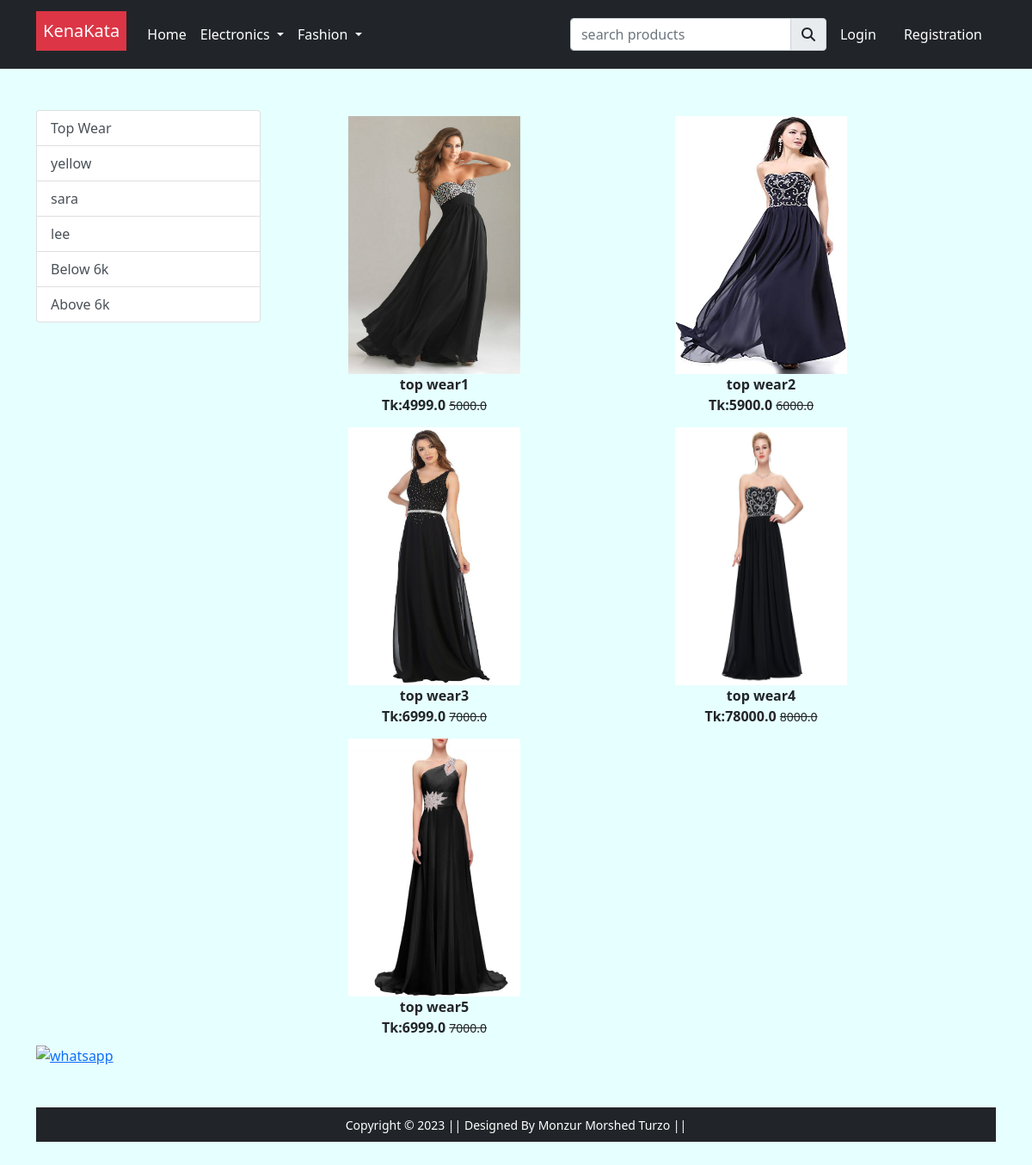
The app's page /topwear, older data.
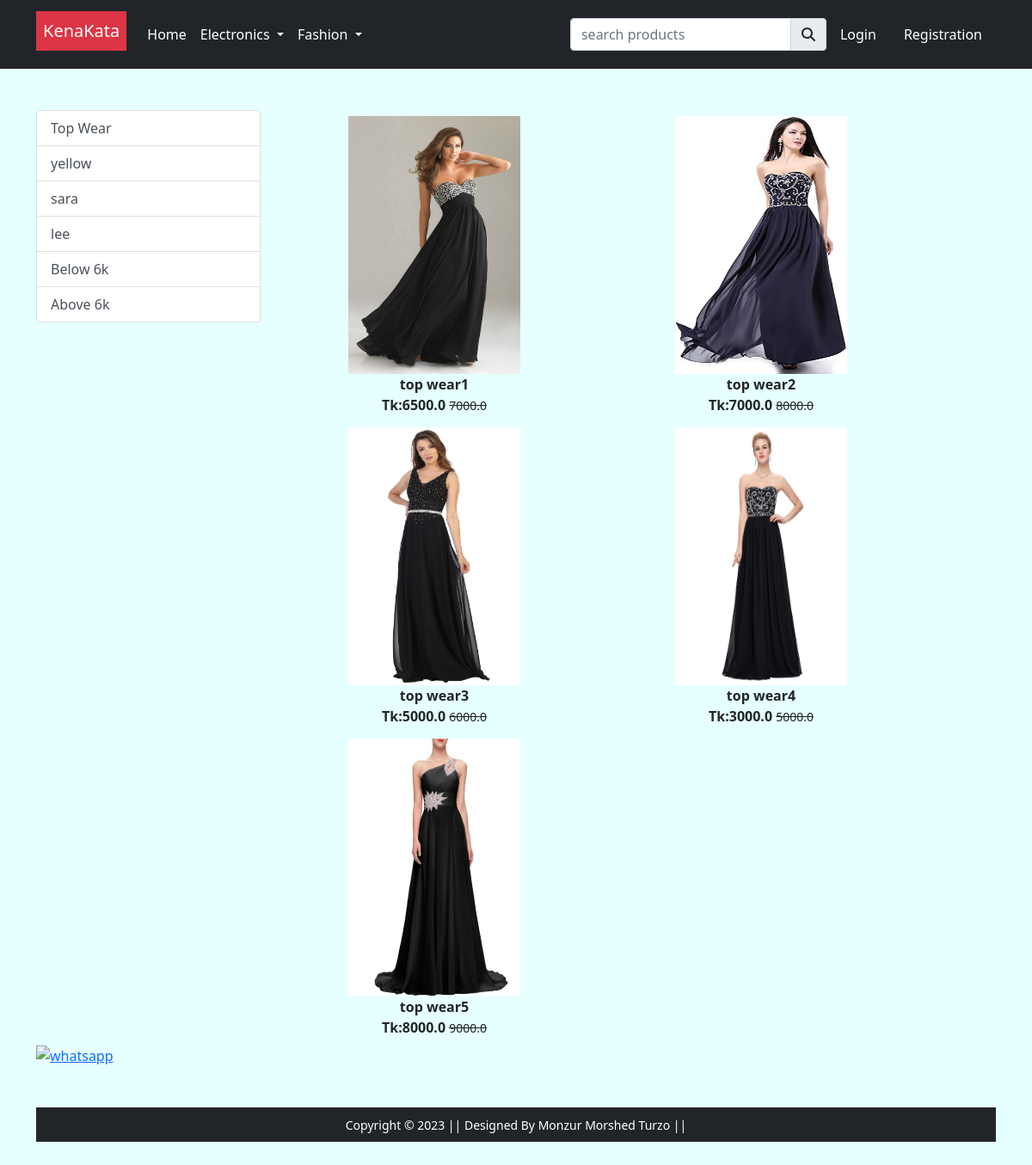
The same page, newer data.
### app/models.py (models this page shows, shortened)
class Product(models.Model):
    title=models.CharField(max_length=100)
    selling_price=models.FloatField()
    discounted_price=models.FloatField()
    description=models.TextField()
    brand=models.CharField(max_length=100)
    quantity=models.IntegerField(null=True,blank=True,default=5)
    colour=models.CharField(max_length=20,null=True,blank=True)
    size=models.CharField(max_length=20,null=True,blank=True)
    catagory=models.CharField(choices=CATAGORY_CHOICES,max_length=2)
    product_image=models.ImageField(upload_to='productimg')

### app/views.py (the view)
# urls.py: path('topwear', views.topwear, name='topwear'),
def topwear(request,data=None):
    totalitem=0
    if request.user.is_authenticated:
        totalitem= len(Cart.objects.filter(user=request.user))
    if data == None:
        topwears=Product.objects.filter(catagory='TW')
    elif data== 'below' :
        topwears=Product.objects.filter(catagory='TW').filter(discounted_price__lt=6000)
    elif data== 'above' :
        topwears=Product.objects.filter(catagory='TW').filter(discounted_price__gt=6000)
    elif data == 'yellow' or 'sara' or 'lee':
        topwears=Product.objects.filter(catagory='TW').filter(brand=data)
    return render(request, 'app/topwear.html',{'topwears':topwears,'totalitem':totalitem})

### app/templates/app/topwear.html (shortened to what this page needs)
{% extends 'app/base.html' %}
{% load static %}
{% block main-content %}
<div class="container my-5">
 <div class="row">
  <div class="col-sm-3">
    <div class="list-group">
        <a href="{% url 'topwear' %}" class="list-group-item list-group-item-action" aria-current="true">Top Wear</a>
        <a href="{% url 'topweardata' 'yellow' %}" class="list-group-item list-group-item-action" aria-current="true">yellow</a>
        <a href="{% url 'topweardata' 'sara' %}" class="list-group-item list-group-item-action" aria-current="true">sara</a>
        <a href="{% url 'topweardata' 'lee' %}" class="list-group-item list-group-item-action" aria-current="true">lee</a>
        <a href="{% url 'topweardata' 'below' %}" class="list-group-item list-group-item-action" aria-current="true">Below 6k</a>
        <a href="{% url 'topweardata' 'above' %}" class="list-group-item list-group-item-action" aria-current="true">Above 6k</a>
        </div>
    </div>
    <div class="col-sm-8">
        <div class="row">
            {% for product in topwears %}
                <div class="col-sm-6 text-center mb-6" >
                    <a href="{% url 'product-detail' product.id %}" class="btn">
                        <div class="item">
                            <img src="{{product.product_image.url}}" alt="" height="300" width="200" class="">
                                <div class="fw-bold"> {{product.title}}</div>
                                    <div class="fw-bold">Tk:{{product.discounted_price}}
                                        <small class="fw-light text-decoration-line-through">
                                            {{product.selling_price}}
                                        </small>
                                    </div>
                         </div>
                    </a>
                </div>
            {% endfor %}
        </div>
    </div>
</div>
{% endblock main-content %}

### app/templates/app/base.html (shortened to what this page needs)
<!doctype html>
{% load static %}
<html lang="en">
  <head>
    <link href="https://cdn.jsdelivr.net/npm/bootstrap@5.0.0-beta1/dist/css/bootstrap.min.css" rel="stylesheet">
    <link rel="stylesheet" href="{% static 'app/css/owl.carousel.min.css' %}">
    <link rel="stylesheet" href="{% static 'app/css/all.min.css' %}">
    <link rel="stylesheet" href="{% static 'app/css/style.css' %}">
    <link rel="stylesheet" href="//code.jquery.com/ui/1.13.2/themes/base/jquery-ui.css">
    <link rel="stylesheet" href="//cdn.jsdelivr.net/npm/alertifyjs@1.13.1/build/css/alertify.min.css"/>
<link rel="stylesheet" href="//cdn.jsdelivr.net/npm/alertifyjs@1.13.1/build/css/themes/default.min.css"/>
  </head>
  <body style="background-color:#e6ffff;">
    <nav class="navbar navbar-expand-lg navbar-dark bg-dark">
     <div class="container">
       <a class="navbar-brand" href="/"><div class="p-2 mb-2 bg-danger text-white">KenaKata</div></a>
       <div class="collapse navbar-collapse" id="navbarSupportedContent">
         <ul class="navbar-nav me-auto mb-2 mb-lg-0">
           <li class="nav-item">
             <a class="nav-link active" aria-current="page" href="/">Home</a>
           </li>
           <li class="nav-item dropdown">
             <a class="nav-link dropdown-toggle text-white" href="#" id="electronicsDropdown" role="button" data-bs-toggle="dropdown" aria-expanded="false">
               Electronics
             </a>
           </li>
           <li class="nav-item dropdown">
             <a class="nav-link dropdown-toggle text-white" href="#" id="fashionDropdown" role="button" data-bs-toggle="dropdown" aria-expanded="false">
               Fashion
             </a>
           </li>
         </ul>
        <div class="search-bar">
          <div class="input-group">
            <input type="text" class="form-control" id="searchproducts" placeholder="search products">
              <button class="input-group-text" id="basic-addon1"> <i class="fa fa-search"></i></button>
          </div>
        </div>
         <div>
          <ul class="navbar-nav me-auto mb-2 mb-lg-0">
            {% if request.user.is_authenticated %}
           <li class="nav-item dropdown mx-2">
              <a class="nav-link dropdown-toggle text-white" href="#" id="profileDropdown" role="button" data-bs-toggle="dropdown" aria-expanded="false">
                {{request.user.username|capfirst}}
              </a>
              <ul class="dropdown-menu" aria-labelledby="profileDropdown">
                <li><a class="dropdown-item" href="{% url 'profile' %}">Profile</a></li>
                <li><a class="dropdown-item" href="{% url 'orders' %}">Orders</a></li>
                <li><a class="dropdown-item" href="{% url 'passawordchange' %}">Change Password</a></li>
                <li><a class="dropdown-item" href="{% url 'logout' %}">Logout</a></li>
              </ul>
            </li>
            <li class="nav-item mx-2">
             <a href="{% url 'showcart' %}" class="nav-link text-white"><span class="badge bg-danger">{{totalitem}}</span> Cart </a>
            </li>
            {% else %}
            <li class="nav-item mx-2">
             <a href="{% url 'login' %}" class="nav-link text-white">Login</a>
            </li>
            <li class="nav-item mx-2">
             <a href="{% url 'register' %}" class="nav-link text-white">Registration</a>
            </li>
            {% endif %}
          </ul>
         </div>
       </div>
     </div>
    </nav>
    {% block main-content %}
    {% endblock main-content %}
    <a href="https://wa.me/+8801540051455?text=I'm%20interested%20in%20to%chat%" target="_blank">
    <img src="{% static 'app/images/banner/whatsapp.PNG' %}" alt="whatsapp" width="60px">
    </a>
    <footer class="container-fluid bg-dark text-center p-2 mt-5">
        <small class="text-white">Copyright &copy; 2023 || Designed By Monzur Morshed Turzo || </small>
    </footer>
  </body>
</html>

Row changes from the older to the newer data that the page shows:
changed Product "top wear1": discounted_price "4999.0" → "6500.0"; selling_price "5000.0" → "7000.0"
changed Product "top wear2": discounted_price "5900.0" → "7000.0"; selling_price "6000.0" → "8000.0"
changed Product "top wear3": discounted_price "6999.0" → "5000.0"; selling_price "7000.0" → "6000.0"
changed Product "top wear4": discounted_price "78000.0" → "3000.0"; selling_price "8000.0" → "5000.0"
changed Product "top wear5": discounted_price "6999.0" → "8000.0"; selling_price "7000.0" → "9000.0"
